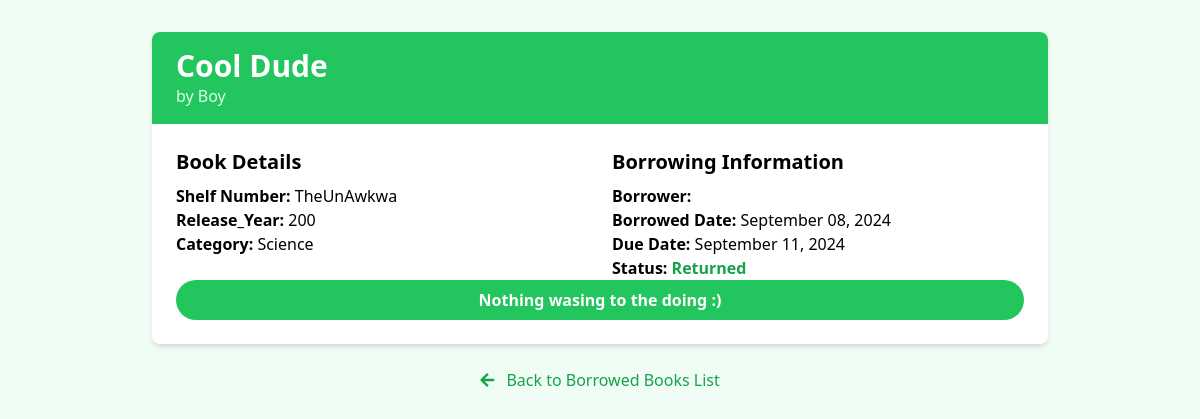
The app's page /books/staff_borrowaction/1 (signed in) with its own data.
### books/models.py (models this page shows, shortened)
class Borrowed_Book(models.Model):
    Book=models.ForeignKey(Book,on_delete=models.CASCADE, default=1)
    User = models.ForeignKey(User, on_delete=models.CASCADE, null=True,blank=True)
    Borrowed_Date=models.DateField(default=datetime.datetime.today)
    Return_Date=models.DateField(default=datetime.datetime.today)
    Returned=models.BooleanField(default=False)
    Overdue=models.BooleanField(default=False)
    def __str__(self):
        return self.Book.Title

class Book(models.Model):
    Title=models.CharField(max_length=100)
    Author=models.CharField(max_length=100)
    Category=models.CharField(max_length=100, choices=[
    ("A", "General Works"),
    ("B", "Philosophy, Psychology, Religion"),
    ("C", "Auxiliary Sciences of History"),
    ("D", "World History and History of Europe, Asia, Africa, Australia, New Zealand, etc."),
    ("E", "History of America"),
    ("F", "History of the Americas"),
    ("G", "Geography, Anthropology, and Recreation"),
    ("H", "Social Sciences"),
    ("J", "Political Science"),
    ("K", "Law"),
    ("K", "Journals and reference books"),
    ("KA", "Jurisprudence"),
    ("KB", "General and comparative law"),
    ("KC", "International law"),
    ("KD", "Religious legal systems"),
    ("KE", "Ancient and medieval law"),
    ("KF-KN", "Common law"),
    ("KF", "British Isles"),
    ("KG", "Canada, US, West Indies"),
    ("KH", "Australia, New Zealand"),
    ("KL", "General"),
    ("KM", "Public law"),
    ("KN", "Private law"),
    ("KP", "Preferred jurisdiction"),
    ("KR", "Africa"),
    ("KS", "Latin America"),
    ("KT", "Asia and Pacific"),
    ("KV", "Europe"),
    ("KW", "European Community Law (alternative)"),
    ("KZ", "Non-legal subjects"),
    ("L", "Education"),
    ("M", "Music"),
    ("N", "Fine Arts"),
    ("P", "Language and Literature"),
    ("Q", "Science"),
    ("R", "Medicine"),
    ("S", "Agriculture"),
    ("T", "Technology"),
    ("U", "Military Science"),
    ("V", "Naval Science"),
    ("Z", "Bibliography, Library Science, and General Information Resources")
], default="Science")
    Year_Released=models.IntegerField()
    Edition=models.CharField(max_length=10)
    Shelf_Number=models.CharField(max_length=20)
    ISBN_Number=models.CharField(max_length=13, default="0000000000000",null=True)
    Number_of_Copies=models.DecimalField(max_digits=100,decimal_places=1)

### books/views.py (the view)
# urls.py: path("staff_borrowaction/<int:id>", staff_borrowaction_page,name="staff_borrowaction_page"),
def staff_borrowaction_page(request, id):
    if request.user.is_authenticated:
        profile = Profile.objects.get(user__id=request.user.id)
        if profile.status!="libstaff":
            return redirect("student_login_page")
        print( Borrowed_Book.objects.get(id=id))
        return render(request, "books/staff_borrowaction.html",{"book": Borrowed_Book.objects.get(id=id)})
    else:
        messages.success(request, "Please login first")
        return redirect("staff_login_page")

### books/templates/books/staff_borrowaction.html (shortened to what this page needs)
{% load static %}
<!DOCTYPE html>
<html lang="en">
<head>
    <script src="https://cdn.tailwindcss.com"></script>
    <link href="https://cdnjs.cloudflare.com/ajax/libs/font-awesome/5.15.3/css/all.min.css" rel="stylesheet">
</head>
<body class="bg-green-50 min-h-screen">
    <div class="container mx-auto px-4 py-8">
        <div class="max-w-4xl mx-auto bg-white rounded-lg shadow-md overflow-hidden">
            <div class="bg-green-500 text-white px-6 py-4">
                <h1 class="text-3xl font-bold">{{ book.Book.Title }}</h1>
                <p class="text-green-100">by {{ book.Book.Author }}</p>
            </div>
            <div class="p-6">
                <div class="grid grid-cols-1 md:grid-cols-2 gap-6">
                    <div>
                        <h2 class="text-xl font-semibold mb-2">Book Details</h2>
                        <p><strong>Shelf Number:</strong> {{ book.Book.Shelf_Number }}</p>
                        <p><strong>Release_Year:</strong> {{ book.Book.Year_Released }}</p>
                        <p><strong>Category:</strong> {{ book.Book.Category }}</p>
                    </div>
                    <div>
                        <h2 class="text-xl font-semibold mb-2">Borrowing Information</h2>
                        <p><strong>Borrower:</strong> {{ book.User.get_full_name }}</p>
                        <p><strong>Borrowed Date:</strong> {{ book.Borrowed_Date|date:"F d, Y" }}</p>
                        <p><strong>Due Date:</strong> {{ book.Return_Date|date:"F d, Y" }}</p>
                        <p><strong>Status:</strong>
                            {% if book.Returned %}
                                <span class="text-green-600 font-semibold">Returned</span>
                            {% elif book.Overdue %}
                                <span class="text-red-600 font-semibold">Overdue</span>
                            {% else %}
                                <span class="text-yellow-600 font-semibold">Borrowed</span>
                            {% endif %}
                        </p>
                    </div>
                </div>
                {% if not book.Returned %}
                    <div class="mt-8">
                            <a href="{% url 'return_book' book.id %}" class="bg-green-500 hover:bg-green-600 text-white font-bold py-2 px-4 rounded-full transition duration-300 ease-in-out flex items-center justify-center w-full md:w-auto">
                                <i class="fas fa-check mr-2"></i>
                                Mark as Returned
                            </a>
                    </div>
                    {% else %}
                    <p  class="bg-green-500 hover:bg-green-600 text-white font-bold py-2 px-4 rounded-full transition duration-300 ease-in-out flex items-center justify-center w-full md:w-auto">
                      Nothing wasing to the doing :)
                    </p>
                {% endif %}
            </div>
        </div>
        <div class="mt-6 text-center">
            <a href="{% url 'staff_borrowview_page' %}" class="text-green-600 hover:text-green-800 transition duration-300 ease-in-out">
                <i class="fas fa-arrow-left mr-2"></i>
                Back to Borrowed Books List
            </a>
        </div>
    </div>
</body>
</html>

### records on screen
Borrowed_Book: Book.Title "Cool Dude", Book.Author "Boy", Book.Shelf_Number "TheUnAwkwa", Book.Year_Released "200", Book.Category "Science", Borrowed_Date "September 08, 2024", Return_Date "September 11, 2024"
